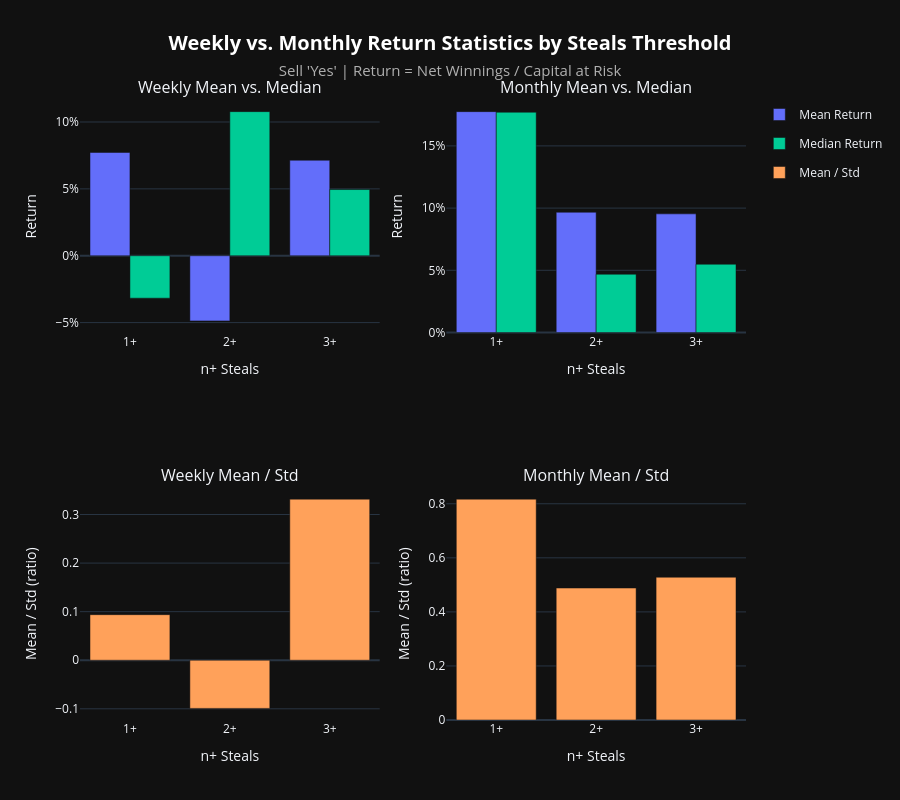

Notebook code cell kept with this figure:
### Code cell
# Simulation Statistics: Sell Yes, by Steals Threshold

stats_rows = []
for n, data in n_steals_map.items():
    for period, stats in [
        ('weekly', data['weekly_simulation_stats']),
        ('monthly', data['monthly_simulation_stats']),
    ]:
        stats_rows.append({
            'n_steals': f"{n}+",
            'period': period,
            'mean': stats['mean'],
            'median': stats['median'],
            'std': stats['std'],
            'mean_std_ratio': stats['mean'] / stats['std'] if stats['std'] else None,
            'count': stats['count'],
        })

stats_df = pd.DataFrame(stats_rows).sort_values('n_steals')

fig = make_subplots(
    rows=2, cols=2,
    subplot_titles=(
        'Weekly Mean vs. Median',
        'Monthly Mean vs. Median',
        'Weekly Mean / Std',
        'Monthly Mean / Std',
    ),
)

# --- Top row: mean vs. median returns, weekly (col 1) and monthly (col 2) ---
for col, period in zip([1, 2], ['weekly', 'monthly']):
    sub = stats_df[stats_df['period'] == period]

    fig.add_trace(
        go.Bar(
            x=sub['n_steals'],
            y=sub['mean'],
            name='Mean Return',
            marker_color='#636efa',
            customdata=sub['count'],
            hovertemplate='Mean: %{y:.2%}<br>n periods: %{customdata}<extra></extra>',
            legendgroup='mean_return',
            showlegend=(col == 1),
        ),
        row=1, col=col
    )

    fig.add_trace(
        go.Bar(
            x=sub['n_steals'],
            y=sub['median'],
            name='Median Return',
            marker_color='#00cc96',
            customdata=sub['count'],
            hovertemplate='Median: %{y:.2%}<br>n periods: %{customdata}<extra></extra>',
            legendgroup='median_return',
            showlegend=(col == 1),
        ),
        row=1, col=col
    )

# --- Bottom row: mean/std ratio, weekly (col 1) and monthly (col 2) ---
for col, period in zip([1, 2], ['weekly', 'monthly']):
    sub = stats_df[stats_df['period'] == period]

    fig.add_trace(
        go.Bar(
            x=sub['n_steals'],
            y=sub['mean_std_ratio'],
            name='Mean / Std',
            marker_color='#ffa15a',
            customdata=sub['count'],
            hovertemplate='Mean/Std: %{y:.2f}<br>n periods: %{customdata}<extra></extra>',
            legendgroup='mean_std',
            showlegend=(col == 1),
        ),
        row=2, col=col
    )

fig.update_layout(
    template='plotly_dark',
    barmode='group',
    height=800,
    title={
        'text': (
            "<b>Weekly vs. Monthly Return Statistics by Steals Threshold</b><br>"
            "<span style='font-size: 15px; color: #b0b0b0;'>Sell 'Yes' | Return = Net Winnings / Capital at Risk</span>"
        ),
        'font': {'size': 20, 'color': '#ffffff'},
        'x': 0.5,
        'xanchor': 'center'
    },
    paper_bgcolor='#111111',
    plot_bgcolor='#111111',
    legend_title_text=''
)

fig.update_xaxes(title_text='n+ Steals', row=1, col=1)
fig.update_xaxes(title_text='n+ Steals', row=1, col=2)
fig.update_xaxes(title_text='n+ Steals', row=2, col=1)
fig.update_xaxes(title_text='n+ Steals', row=2, col=2)

fig.update_yaxes(title_text='Return', tickformat='.0%', row=1, col=1)
fig.update_yaxes(title_text='Return', tickformat='.0%', row=1, col=2)
fig.update_yaxes(title_text='Mean / Std (ratio)', row=2, col=1)
fig.update_yaxes(title_text='Mean / Std (ratio)', row=2, col=2)

fig.show()

### Figure 1 — Plotly figure (JSON) as saved in the notebook; plotly's stock layout.template omitted (floating-point values rounded to 4 significant figures)
{"data": [{"customdata": [11, 20, 10], "hovertemplate": "Mean: %{y:.2%}<br>n periods: %{customdata}<extra></extra>", "legendgroup": "mean_return", "marker": {"color": "#636efa"}, "name": "Mean Return", "showlegend": true, "type": "bar", "x": ["1+", "2+", "3+"], "xaxis": "x", "y": [0.07724, -0.04872, 0.07141], "yaxis": "y"}, {"customdata": [11, 20, 10], "hovertemplate": "Median: %{y:.2%}<br>n periods: %{customdata}<extra></extra>", "legendgroup": "median_return", "marker": {"color": "#00cc96"}, "name": "Median Return", "showlegend": true, "type": "bar", "x": ["1+", "2+", "3+"], "xaxis": "x", "y": [-0.03175, 0.1078, 0.0495], "yaxis": "y"}, {"customdata": [4, 6, 4], "hovertemplate": "Mean: %{y:.2%}<br>n periods: %{customdata}<extra></extra>", "legendgroup": "mean_return", "marker": {"color": "#636efa"}, "name": "Mean Return", "showlegend": false, "type": "bar", "x": ["1+", "2+", "3+"], "xaxis": "x2", "y": [0.1776, 0.09668, 0.09536], "yaxis": "y2"}, {"customdata": [4, 6, 4], "hovertemplate": "Median: %{y:.2%}<br>n periods: %{customdata}<extra></extra>", "legendgroup": "median_return", "marker": {"color": "#00cc96"}, "name": "Median Return", "showlegend": false, "type": "bar", "x": ["1+", "2+", "3+"], "xaxis": "x2", "y": [0.1771, 0.04682, 0.05487], "yaxis": "y2"}, {"customdata": [11, 20, 10], "hovertemplate": "Mean/Std: %{y:.2f}<br>n periods: %{customdata}<extra></extra>", "legendgroup": "mean_std", "marker": {"color": "#ffa15a"}, "name": "Mean / Std", "showlegend": true, "type": "bar", "x": ["1+", "2+", "3+"], "xaxis": "x3", "y": [0.0938, -0.09911, 0.3317], "yaxis": "y3"}, {"customdata": [4, 6, 4], "hovertemplate": "Mean/Std: %{y:.2f}<br>n periods: %{customdata}<extra></extra>", "legendgroup": "mean_std", "marker": {"color": "#ffa15a"}, "name": "Mean / Std", "showlegend": false, "type": "bar", "x": ["1+", "2+", "3+"], "xaxis": "x4", "y": [0.8172, 0.4882, 0.5283], "yaxis": "y4"}], "layout": {"annotations": [{"font": {"size": 16}, "showarrow": false, "text": "Weekly Mean vs. Median", "x": 0.225, "xanchor": "center", "xref": "paper", "y": 1, "yanchor": "bottom", "yref": "paper"}, {"font": {"size": 16}, "showarrow": false, "text": "Monthly Mean vs. Median", "x": 0.775, "xanchor": "center", "xref": "paper", "y": 1, "yanchor": "bottom", "yref": "paper"}, {"font": {"size": 16}, "showarrow": false, "text": "Weekly Mean / Std", "x": 0.225, "xanchor": "center", "xref": "paper", "y": 0.375, "yanchor": "bottom", "yref": "paper"}, {"font": {"size": 16}, "showarrow": false, "text": "Monthly Mean / Std", "x": 0.775, "xanchor": "center", "xref": "paper", "y": 0.375, "yanchor": "bottom", "yref": "paper"}], "barmode": "group", "height": 800, "legend": {"title": {"text": ""}}, "paper_bgcolor": "#111111", "plot_bgcolor": "#111111", "title": {"font": {"color": "#ffffff", "size": 20}, "text": "<b>Weekly vs. Monthly Return Statistics by Steals Threshold</b><br><span style='font-size: 15px; color: #b0b0b0;'>Sell 'Yes' | Return = Net Winnings / Capital at Risk</span>", "x": 0.5, "xanchor": "center"}, "xaxis": {"anchor": "y", "domain": [0, 0.45], "title": {"text": "n+ Steals"}}, "xaxis2": {"anchor": "y2", "domain": [0.55, 1], "title": {"text": "n+ Steals"}}, "xaxis3": {"anchor": "y3", "domain": [0, 0.45], "title": {"text": "n+ Steals"}}, "xaxis4": {"anchor": "y4", "domain": [0.55, 1], "title": {"text": "n+ Steals"}}, "yaxis": {"anchor": "x", "domain": [0.625, 1], "tickformat": ".0%", "title": {"text": "Return"}}, "yaxis2": {"anchor": "x2", "domain": [0.625, 1], "tickformat": ".0%", "title": {"text": "Return"}}, "yaxis3": {"anchor": "x3", "domain": [0, 0.375], "title": {"text": "Mean / Std (ratio)"}}, "yaxis4": {"anchor": "x4", "domain": [0, 0.375], "title": {"text": "Mean / Std (ratio)"}}}}
